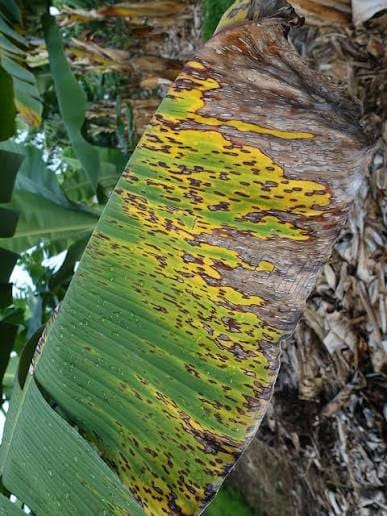
#> input picture backend/tests/fixtures/image_quality/banana_leaf_texture.jpg, 387 x 516 px
$ python -i image_safety.py   (imports and definitions only)
#> lines starting #> are read from the running program, lines starting #| are printed output that depends on the picture
#> further down, picture is the input picture: PIL image 387x516 RGB; mean R, G, B 98.9, 106.4, 71.9
"""Conservative, non-diagnostic image-quality/OOD checks before inference."""
from __future__ import annotations

from dataclasses import dataclass
from typing import Literal

import numpy as np
from PIL import Image


@dataclass(frozen=True)
class ImageSafetyResult:
    accepted: bool
    reason_code: str | None


def assess_image_safety(
    image: Image.Image, *, texture_policy: Literal["strict", "spatial"] = "strict"
) -> ImageSafetyResult:
    """Reject obvious invalid/synthetic inputs; this does not verify crop identity."""
#> called with texture_policy = 'strict'
    rgb = image.convert("RGB")
    if min(rgb.size) < 96:
        return ImageSafetyResult(False, "IMAGE_TOO_SMALL")
    sample = np.asarray(rgb.resize((128, 128)), dtype=np.float32)
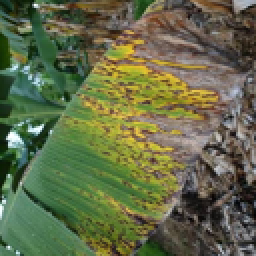
#> sample: shape (128, 128, 3) float32 (shown 2 times larger); mean R, G, B 98.9, 106.4, 71.9
    gray = sample.mean(axis=2)
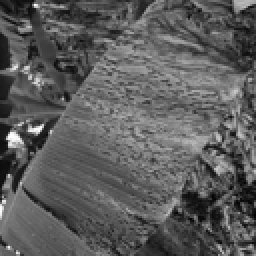
#> gray: shape (128, 128) float32 (shown 2 times larger); min 3, max 254.7, mean 92.4
    brightness = float(gray.mean())
#> brightness = 92.4
    contrast = float(gray.std())
#> contrast = 35.52
    horizontal = float(np.abs(np.diff(gray, axis=1)).mean())
#> horizontal = 14.19
    vertical = float(np.abs(np.diff(gray, axis=0)).mean())
#> vertical = 17.22
    texture = (horizontal + vertical) / 2
#> texture = 15.71
    near_white = float((gray >= 248).mean())
#> near_white = 0.000916
    near_black = float((gray <= 7).mean())
#> near_black = 0.000549

    if brightness <= 10 or near_black >= 0.97:
        return ImageSafetyResult(False, "EXTREME_DARKNESS")
    if brightness >= 245 or near_white >= 0.97:
        return ImageSafetyResult(False, "EXTREME_BRIGHTNESS")
    if contrast < 2:
        return ImageSafetyResult(False, "NEAR_UNIFORM_IMAGE")
    # Nearest-neighbour sampling preserves black/white synthetic blocks;
    # smoothing them first can make checkerboards look like natural edges.
    binary_sample = np.asarray(
        rgb.resize((128, 128), Image.Resampling.NEAREST), dtype=np.float32
    ).mean(axis=2)
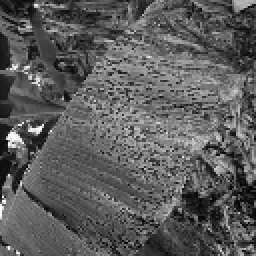
#> binary_sample: shape (128, 128) float32 (shown 2 times larger); min 0.333, max 255, mean 92.4
    binary_pattern = float(
        ((binary_sample <= 7) | (binary_sample >= 248)).mean()
    ) >= 0.90
#> binary_pattern = False
    if texture_policy == "spatial" and binary_pattern:
        return ImageSafetyResult(False, "SYNTHETIC_OR_NOISE_PATTERN")
    if texture > 15:
        if texture_policy != "spatial":
            return ImageSafetyResult(False, "SYNTHETIC_OR_NOISE_PATTERN")
        # Edge strength alone also describes detailed leaves and backgrounds.
        # Require weak spatial coherence before calling high texture noise.
        # This is a quality heuristic, not proof of plant identity or safety
        # to diagnose; downstream crop/content checks still apply.
        horizontal_correlation = float(np.corrcoef(
            gray[:, :-1].ravel(), gray[:, 1:].ravel()
        )[0, 1])
        vertical_correlation = float(np.corrcoef(
            gray[:-1, :].ravel(), gray[1:, :].ravel()
        )[0, 1])
        if (not np.isfinite(horizontal_correlation)
                or not np.isfinite(vertical_correlation)
                or min(horizontal_correlation, vertical_correlation) < 0.5):
            return ImageSafetyResult(False, "SYNTHETIC_OR_NOISE_PATTERN")
    if texture < 0.75:
        return ImageSafetyResult(False, "INSUFFICIENT_DETAIL")
    if brightness >= 190 and near_white >= 0.70 and texture >= 2:
        return ImageSafetyResult(False, "SCREENSHOT_LIKE_IMAGE")
    return ImageSafetyResult(True, None)


class UnsafeImageError(ValueError):
    def __init__(self, reason_code: str) -> None:
        super().__init__(reason_code)
        self.reason_code = reason_code


def require_safe_image(
    image: Image.Image, *, texture_policy: Literal["strict", "spatial"] = "strict"
) -> None:
    result = assess_image_safety(image, texture_policy=texture_policy)
    if not result.accepted:
        raise UnsafeImageError(result.reason_code or "OUT_OF_DOMAIN_IMAGE")

>>> from PIL import Image
>>> picture = Image.open('../tests/fixtures/image_quality/banana_leaf_texture.jpg')
>>> result = assess_image_safety(picture)
